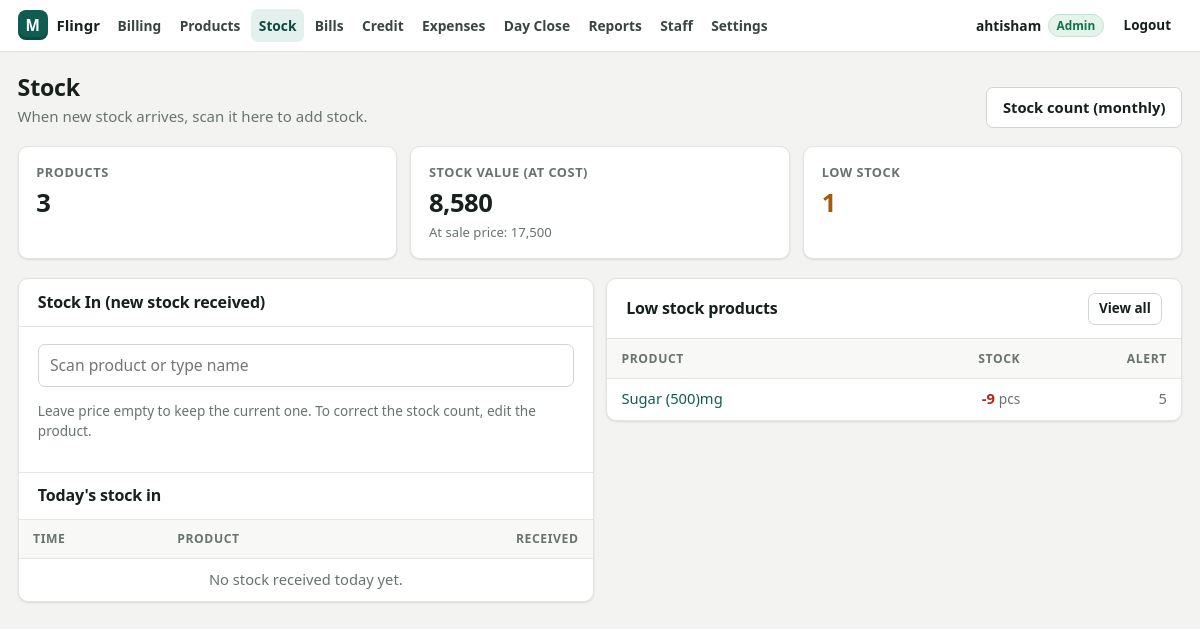
Page /stock.php (signed in) on the earlier database version.
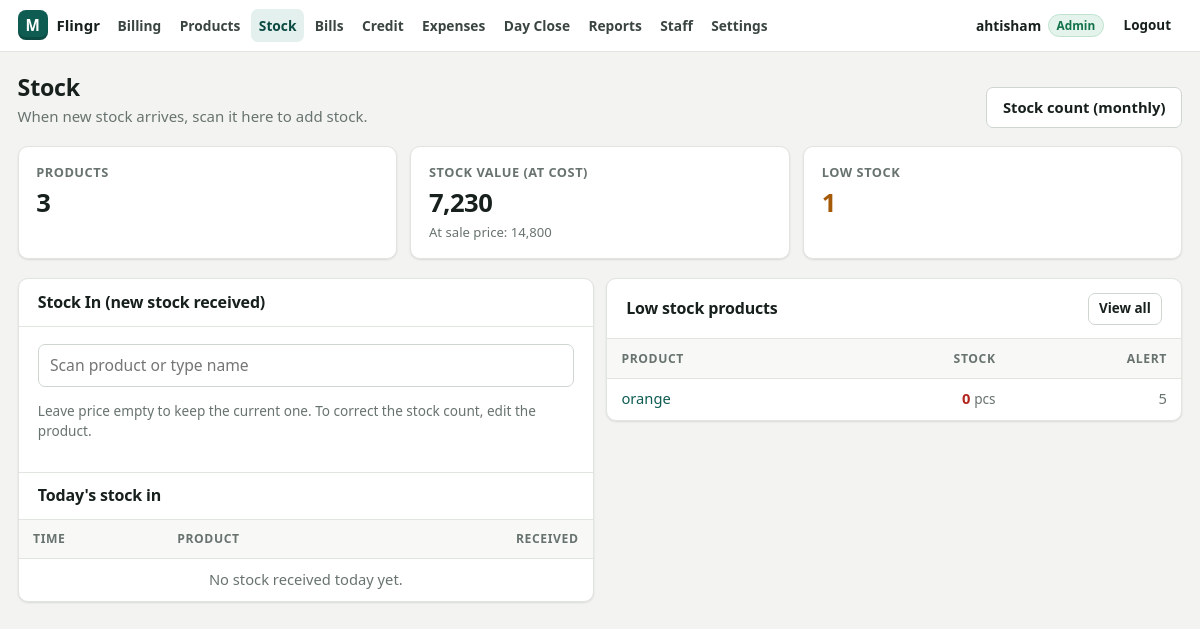
Same page on the later database version.
### tables this page shows
CREATE TABLE IF NOT EXISTS products (
        id INT UNSIGNED NOT NULL AUTO_INCREMENT PRIMARY KEY,
        barcode VARCHAR(64) NULL,
        name VARCHAR(190) NOT NULL,
        unit VARCHAR(10) NOT NULL DEFAULT 'pcs',
        purchase_price DECIMAL(12,2) NOT NULL DEFAULT 0,
        sale_price DECIMAL(12,2) NOT NULL DEFAULT 0,
        stock DECIMAL(12,3) NOT NULL DEFAULT 0,
        low_stock DECIMAL(12,3) NULL,
        quick_key INT NULL,
        deleted_at DATETIME NULL,
        created_at DATETIME NOT NULL,
        updated_at DATETIME NOT NULL
    );

### inc/helpers.php (called while the page is built, shortened)
<?php
function e($v): string
{
    return htmlspecialchars((string)($v ?? ''), ENT_QUOTES, 'UTF-8');
}
function money($n): string
{
    $n = (float)$n;
    $dec = (abs($n - round($n)) < 0.005) ? 0 : 2;
    return number_format($n, $dec);
}
function qty($n): string
{
    $n = (float)$n;
    if (abs($n - round($n)) < 0.0005) {
        return (string)(int)round($n);
    }
    return rtrim(rtrim(number_format($n, 3, '.', ''), '0'), '.');
}
function setting(string $key, ?string $default = null): ?string
{
    global $SETTINGS_CACHE;
    if ($SETTINGS_CACHE === null) {
        $SETTINGS_CACHE = [];
        try {
            foreach (db()->query('SELECT k, v FROM settings') as $row) {
                $SETTINGS_CACHE[$row['k']] = $row['v'];
            }
        } catch (Throwable $e) {
        }
    }
    return $SETTINGS_CACHE[$key] ?? $default;
}

### inc/auth.php (called while the page is built, shortened)
<?php
function current_user(): ?array
{
    static $user = false;
    if ($user !== false) {
        return $user;
    }
    $id = $_SESSION['user']['id'] ?? null;
    $row = q1('SELECT id, username, full_name, role, active, pin_hash FROM users WHERE id = ?', [(int)$id]);
    $user = [
        'id' => (int)$row['id'],
        'username' => $row['username'],
        'name' => $row['full_name'] ?: $row['username'],
        'role' => $row['role'] === 'staff' ? 'staff' : 'admin',
        'has_pin' => !empty($row['pin_hash']),
    ];
    return $user;
}
function is_admin(): bool
{
    return (current_user()['role'] ?? '') === 'admin';
}
function require_login(): void
{
    if (current_user()) {
        return;
    }
}
function require_perm(string $perm): void
{
    require_login();
}

### inc/db.php (called while the page is built, shortened)
<?php
function db(?array $override = null): PDO
{
    static $pdo = null;
    if ($pdo === null) {
        global $CONFIG;
        $pdo = make_pdo($CONFIG['db']);
    }
    return $pdo;
}
function make_pdo(array $c): PDO
{
    $opts = [
        PDO::ATTR_ERRMODE            => PDO::ERRMODE_EXCEPTION,
        PDO::ATTR_DEFAULT_FETCH_MODE => PDO::FETCH_ASSOC,
        PDO::ATTR_EMULATE_PREPARES   => false,
    ];
    $dsn = sprintf('mysql:host=%s;port=%d;dbname=%s;charset=utf8mb4',
        $c['host'] ?? 'localhost', (int)($c['port'] ?? 3306), $c['name']);
    $pdo = new PDO($dsn, $c['user'], $c['pass'], $opts);
    $pdo->exec("SET time_zone = '" . date('P') . "'");
    return $pdo;
}
function q(string $sql, array $params = []): array
{
    $st = db()->prepare($sql);
    $st->execute($params);
    return $st->fetchAll();
}
function q1(string $sql, array $params = []): ?array
{
    $st = db()->prepare($sql);
    $st->execute($params);
    $row = $st->fetch();
    return $row === false ? null : $row;
}
function run_migrations(?PDO $pdo = null): void
{
    $pdo = $pdo ?? db();
    $cur = $pdo->query("SELECT v FROM settings WHERE k = 'schema_version'")->fetchColumn();
    $cur = $cur === false ? 1 : (int)$cur;
    if ($cur >= SCHEMA_VERSION) {
        return;
    }
    $SETTINGS_CACHE = null;
}

### inc/products_lib.php (called while the page is built, shortened)
<?php
function low_stock_level(array $p): float
{
    return $p['low_stock'] !== null ? (float)$p['low_stock'] : (float)setting('low_stock', '5');
}

### stock.php (the view, shortened to what the changed rows need)
<?php
require __DIR__ . '/inc/products_lib.php';
require_perm('stock_in');
$admin = is_admin();
$defLow = (float)setting('low_stock', '5');
$low = q('SELECT * FROM products WHERE deleted_at IS NULL AND stock <= COALESCE(low_stock, ?) ORDER BY stock, name LIMIT 200', [$defLow]);
$value = q1('SELECT COALESCE(SUM(CASE WHEN stock > 0 THEN stock * purchase_price ELSE 0 END),0) AS cost,
                    COALESCE(SUM(CASE WHEN stock > 0 THEN stock * sale_price ELSE 0 END),0) AS sale,
                    COUNT(*) AS n FROM products WHERE deleted_at IS NULL');
layout_start('Stock', 'stock');
?>
<div class="page-head">
    <div>
        <h1>Stock</h1>
    </div>
</div>
<div class="cards">
    <?php if ($admin): ?><div class="card stat"><div class="label">Stock value (at cost)</div><div class="value"><?= money($value['cost']) ?></div><div class="sub">At sale price: <?= money($value['sale']) ?></div></div><?php endif; ?>
</div>
<div class="grid-2" style="align-items:start">
    <div class="card">
        <div class="card-head"><h2>Stock In (new stock received)</h2></div>
        <div class="card-head" style="border-top:1px solid var(--line)"><h2>Today's stock in</h2></div>
        <div class="table-wrap">
            <table class="table">
                <thead><tr><th>Time</th><th>Product</th><th class="num">Received</th></tr></thead>
            </table>
        </div>
    </div>
    <div class="card">
        <div class="card-head"><h2>Low stock products</h2><?php if ($admin): ?><a class="btn sm" href="products.php?f=low">View all</a><?php endif; ?></div>
        <?php if (!$low): ?>
            <div class="empty">All products have enough stock.</div>
        <?php else: ?>
        <div class="table-wrap">
            <table class="table">
                <thead><tr><th>Product</th><th class="num">Stock</th><th class="num">Alert</th></tr></thead>
                <tbody>
                <?php foreach ($low as $p): ?>
                    <tr>
                        <td><?php if ($admin): ?><a href="product_form.php?id=<?= (int)$p['id'] ?>"><?= e($p['name']) ?></a><?php else: ?><?= e($p['name']) ?><?php endif; ?></td>
                        <td class="num"><b style="color:<?= (float)$p['stock'] <= 0 ? 'var(--danger)' : 'var(--warn)' ?>"><?= qty($p['stock']) ?></b> <span class="muted small"><?= e($p['unit']) ?></span></td>
                        <td class="num muted"><?= qty(low_stock_level($p)) ?></td>
                    </tr>
                <?php endforeach; ?>
                </tbody>
            </table>
        </div>
        <?php endif; ?>
    </div>
</div>
<?php layout_end();

### inc/layout.php (shortened to what the changed rows need)
<?php
function nav_items(): array
{
    return [
        'billing'   => ['Billing', 'billing.php', 'M3 5h18v4H3zM5 9v10h14V9M9 13h6', 'billing'],
        'products'  => ['Products', 'products.php', 'M4 7l8-4 8 4-8 4-8-4zm0 0v10l8 4 8-4V7M12 11v10', 'admin'],
        'stock'     => ['Stock', 'stock.php', 'M4 20V10M10 20V4M16 20v-7M22 20H2', 'stock_in'],
        'sales'     => ['Bills', 'sales.php', 'M6 2h12v20l-3-2-3 2-3-2-3 2V2zM9 7h6M9 11h6M9 15h4', 'sales_own'],
        'customers' => ['Credit', 'customers.php', 'M16 21v-2a4 4 0 00-4-4H6a4 4 0 00-4 4v2M9 11a4 4 0 100-8 4 4 0 000 8zM19 8v6M22 11h-6', 'customers'],
        'expenses'  => ['Expenses', 'expenses.php', 'M3 7h18v12H3zM3 7l3-4h12l3 4M16 13h2', 'expense'],
        'hisaab'    => ['Day Close', 'hisaab.php', 'M5 3h14v18H5zM8 7h8M8 11h2M12 11h2M8 15h2M12 15h4', 'hisaab_close'],
        'reports'   => ['Reports', 'reports.php', 'M3 3v18h18M7 15l4-4 3 3 5-6', 'admin'],
        'users'     => ['Staff', 'users.php', 'M17 21v-2a4 4 0 00-4-4H5a4 4 0 00-4 4v2M9 11a4 4 0 100-8 4 4 0 000 8zM23 21v-2a4 4 0 00-3-3.9M16 3.1a4 4 0 010 7.8', 'admin'],
        'settings'  => ['Settings', 'settings.php', 'M12 15a3 3 0 100-6 3 3 0 000 6zM19.4 15a1.6 1.6 0 00.3 1.8l.1.1a2 2 0 11-2.8 2.8l-.1-.1a1.6 1.6 0 00-1.8-.3 1.6 1.6 0 00-1 1.5V21a2 2 0 11-4 0v-.1a1.6 1.6 0 00-1-1.5 1.6 1.6 0 00-1.8.3l-.1.1a2 2 0 11-2.8-2.8l.1-.1a1.6 1.6 0 00.3-1.8 1.6 1.6 0 00-1.5-1H3a2 2 0 110-4h.1a1.6 1.6 0 001.5-1 1.6 1.6 0 00-.3-1.8l-.1-.1a2 2 0 112.8-2.8l.1.1a1.6 1.6 0 001.8.3H9a1.6 1.6 0 001-1.5V3a2 2 0 114 0v.1a1.6 1.6 0 001 1.5 1.6 1.6 0 001.8-.3l.1-.1a2 2 0 112.8 2.8l-.1.1a1.6 1.6 0 00-.3 1.8V9a1.6 1.6 0 001.5 1H21a2 2 0 110 4h-.1a1.6 1.6 0 00-1.5 1z', 'login'],
    ];
}
function nav_allowed(string $perm): bool
{
    return $perm === 'login' ? (bool)current_user() : ($perm === 'admin' ? is_admin() : can($perm));
}
function icon(string $path, int $size = 20): string
{
    return '<svg width="' . $size . '" height="' . $size . '" viewBox="0 0 24 24" fill="none" stroke="currentColor" stroke-width="1.8" stroke-linecap="round" stroke-linejoin="round" aria-hidden="true"><path d="' . $path . '"/></svg>';
}
function layout_start(string $title, string $active = ''): void
{
    ?><!doctype html>
<html lang="en">
<head>
<link rel="stylesheet" href="assets/css/app.css?v=<?= APP_VERSION ?>">
</head>
<body class="admin">
<header class="topbar">
    <nav class="nav">
        <?php foreach (nav_items() as $key => [$label, $href, $ico, $perm]): if (!nav_allowed($perm)) continue; ?>
            <a href="<?= e($href) ?>" class="<?= $key === $active ? 'active' : '' ?>"><?= icon($ico, 18) ?><span><?= e($label) ?></span></a>
        <?php endforeach; ?>
    </nav>
</header>
<main class="page">
    <?php endforeach;
}
function layout_end(array $scripts = []): void
{
    ?>
</main>
</body>
</html>
<?php
}

Differences in the rows shown:
no longer on this page (row edited): products: name "Sugar (500)mg", stock "-9", unit "pcs", low_stock "5"
now on this page (row edited): products: name "orange", stock "0", unit "pcs", low_stock "5"
Other differences:
money($value['cost']): "8,580" → "7,230"
money($value['sale']): "17,500" → "14,800"
